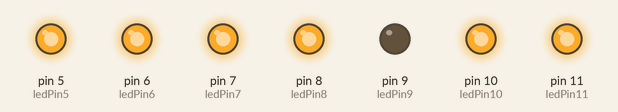
Simulated run of this sketch. Board: Arduino Uno, built with avr-gcc and run on an emulated ATmega328P. Parts: output pins drawn as LEDs (lit = HIGH).

Above: at 1.0 s.
At 3.0 s:
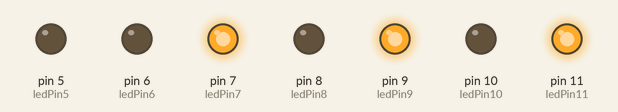
At 5.0 s:
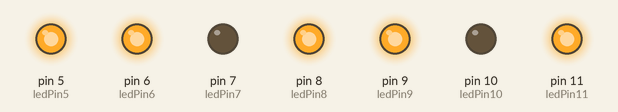
At 7.0 s:
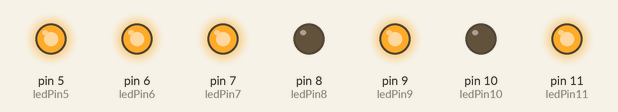
At 11.0 s:
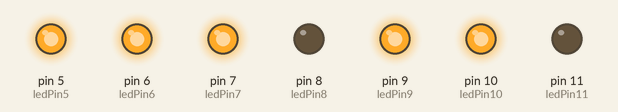
At 15.0 s:
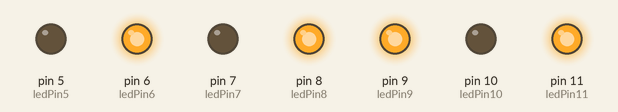
Timing chart, 0 to 18.4 s (numbered marks = the images above):
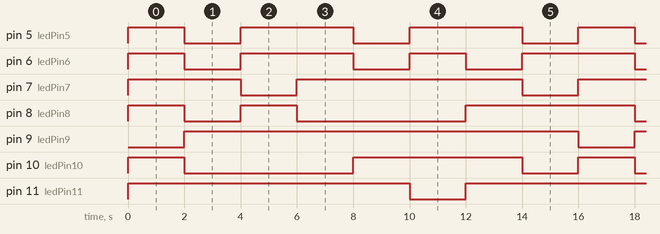

Measured:
- by itself, pin 5 (ledPin5): repeats every 16.0 s: 2 × (LOW 2.0 s, HIGH 4.0 s), LOW 2.0 s, HIGH 2.0 s
- by itself, pin 6 (ledPin6): repeats every 16.0 s: LOW 2.0 s, HIGH 4.0 s, LOW 2.0 s, HIGH 2.0 s, LOW 2.0 s, HIGH 4.0 s
- by itself, pin 7 (ledPin7): repeats every 16.0 s: LOW 2.0 s, HIGH 8.0 s, LOW 2.0 s, HIGH 4.0 s
- by itself, pin 8 (ledPin8): repeats every 16.0 s: LOW 2.0 s, HIGH 2.0 s, LOW 6.0 s, HIGH 6.0 s
- by itself, pin 9 (ledPin9): alternates HIGH for 14.0 s and LOW for 2.0 s
- by itself, pin 10 (ledPin10): repeats every 16.0 s: LOW 6.0 s, HIGH 6.0 s, LOW 2.0 s, HIGH 2.0 s
- by itself, pin 11 (ledPin11): goes HIGH 10.0 s, LOW 2.0 s, HIGH 14.0 s, LOW 2.0 s, then HIGH

The sketch:

Auto_Seg.ino
```cpp
//Programmer: Chris Blanks
//Date: 12/21/2017
//Purpose: Make a simple 7-Segment LED system with red LEDs and 470 Ohm Resistors. It will automatically cycle through the numbers 0-7.
//Note: The current code allows for the cycling through the numbers 0 to 7, but could be extended further with extra LEDs.

// Initializing variable names to specific pin numbers
const int ledPin5 = 5;
const int ledPin6 = 6;
const int ledPin7 = 7;
const int ledPin8 = 8;
const int ledPin9 = 9;
const int ledPin10 = 10;
const int ledPin11 = 11;


void setup() {

//Initializing LED pins as output
pinMode(ledPin5, OUTPUT);
pinMode(ledPin6, OUTPUT);
pinMode(ledPin7, OUTPUT);
pinMode(ledPin8, OUTPUT);
pinMode(ledPin9, OUTPUT);
pinMode(ledPin10, OUTPUT);
pinMode(ledPin11, OUTPUT);

}
// The code cycles through 0-7 every loop. A two second delay (or 2,000 Milliseconds) occurs between each number transition.
void loop() {

  digitalWrite(ledPin5,HIGH);
  digitalWrite(ledPin6,HIGH);
  digitalWrite(ledPin7,HIGH); //The Number 0 will be displayed as the default
  digitalWrite(ledPin8,HIGH);
  digitalWrite(ledPin10, HIGH);
  digitalWrite(ledPin11, HIGH);
  digitalWrite(ledPin9, LOW);

  delay(2000);

  digitalWrite(ledPin7,HIGH);
  digitalWrite(ledPin9,HIGH); //The Number 1 will be displayed
  digitalWrite(ledPin11,HIGH);

  digitalWrite(ledPin5,LOW);
  digitalWrite(ledPin6,LOW);
  digitalWrite(ledPin8,LOW);
  digitalWrite(ledPin10,LOW);

  delay(2000);

  digitalWrite(ledPin5,HIGH);
  digitalWrite(ledPin6,HIGH); //The Number 2 will be displayed
  digitalWrite(ledPin8,HIGH);
  digitalWrite(ledPin9,HIGH);
  digitalWrite(ledPin11, HIGH);

  digitalWrite(ledPin7,LOW);
  digitalWrite(ledPin10,LOW);

  delay(2000);

  digitalWrite(ledPin5,HIGH);
  digitalWrite(ledPin6,HIGH); //The Number 3 will be displayed
  digitalWrite(ledPin7,HIGH);
  digitalWrite(ledPin9,HIGH);
  digitalWrite(ledPin11,HIGH);

  digitalWrite(ledPin8,LOW);
  digitalWrite(ledPin10,LOW);

  delay(2000);

  digitalWrite(ledPin7,HIGH);
  digitalWrite(ledPin9,HIGH); //The Number 4 will be displayed
  digitalWrite(ledPin10,HIGH);
  digitalWrite(ledPin11,HIGH);

  digitalWrite(ledPin5,LOW);
  digitalWrite(ledPin6,LOW);
  digitalWrite(ledPin8,LOW);

  delay(2000);

  digitalWrite(ledPin5,HIGH);
  digitalWrite(ledPin6,HIGH); //The Number 5 will be displayed
  digitalWrite(ledPin7,HIGH);
  digitalWrite(ledPin9,HIGH);
  digitalWrite(ledPin10,HIGH);

  digitalWrite(ledPin8,LOW);
  digitalWrite(ledPin11,LOW);

  delay(2000);

  digitalWrite(ledPin5,HIGH);
  digitalWrite(ledPin7,HIGH); //The Number 6 will be displayed
  digitalWrite(ledPin8,HIGH);
  digitalWrite(ledPin9,HIGH);
  digitalWrite(ledPin10,HIGH);
  digitalWrite(ledPin11,HIGH);

  digitalWrite(ledPin6,LOW);

  delay(2000);

  digitalWrite(ledPin6,HIGH);
  digitalWrite(ledPin8,HIGH); //The Number 7 will be displayed
  digitalWrite(ledPin9,HIGH);
  digitalWrite(ledPin11,HIGH);

  digitalWrite(ledPin5,LOW);
  digitalWrite(ledPin7,LOW);
  digitalWrite(ledPin10,LOW);

 delay(2000);

  }
```
